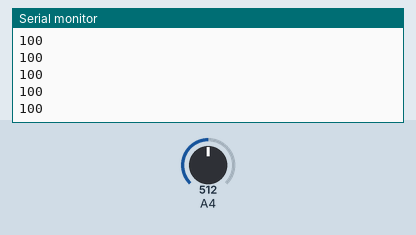
A sketch run on a simulated Arduino Uno, built with avr-gcc and run on an emulated ATmega328P. Shown: the last lines printed to the serial monitor. Inputs (shaded band) come from the test bench; at power-on: A4 = 512.

Above: at 1.2 s.
1.3 s: A4 set to 716
At 2.1 s:
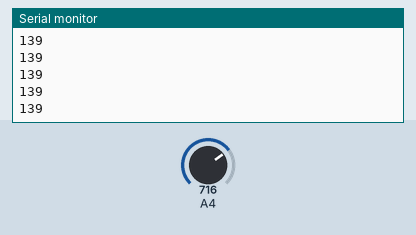
2.8 s: A4 set to 900
At 3.8 s:
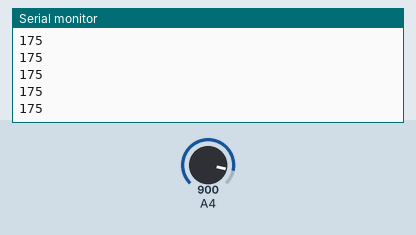
Timing chart, 0 to 5.8 s (numbered marks = the images above; inputs shaded):
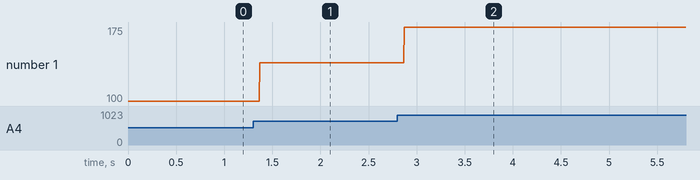

Measured:
- after the input at 1.3 s, the serial monitor: prints a new line after 0.07 s (image 1)
- after the input at 2.8 s, the serial monitor: prints a new line after 0.07 s (image 2)
- plotted number 1: 100 → 139 after the input at 1.3 s, 139 → 175 after the input at 2.8 s

The sketch:

potentiometer_analogRead.ino
```cpp
int sensVal;

void setup() {
  // initialize serial communication at 9600 bits per second:
  Serial.begin(9600);
}

// the loop routine runs over and over again forever:
void loop() {
  // read the input on analog pin 0:
  int sensorValue = analogRead(A4);

  sensVal = map(sensorValue, 0, 1023, 0, 200);

  // print out the value you read:
  Serial.println(sensVal);
  delay(1);        // delay in between reads for stability
}
```
